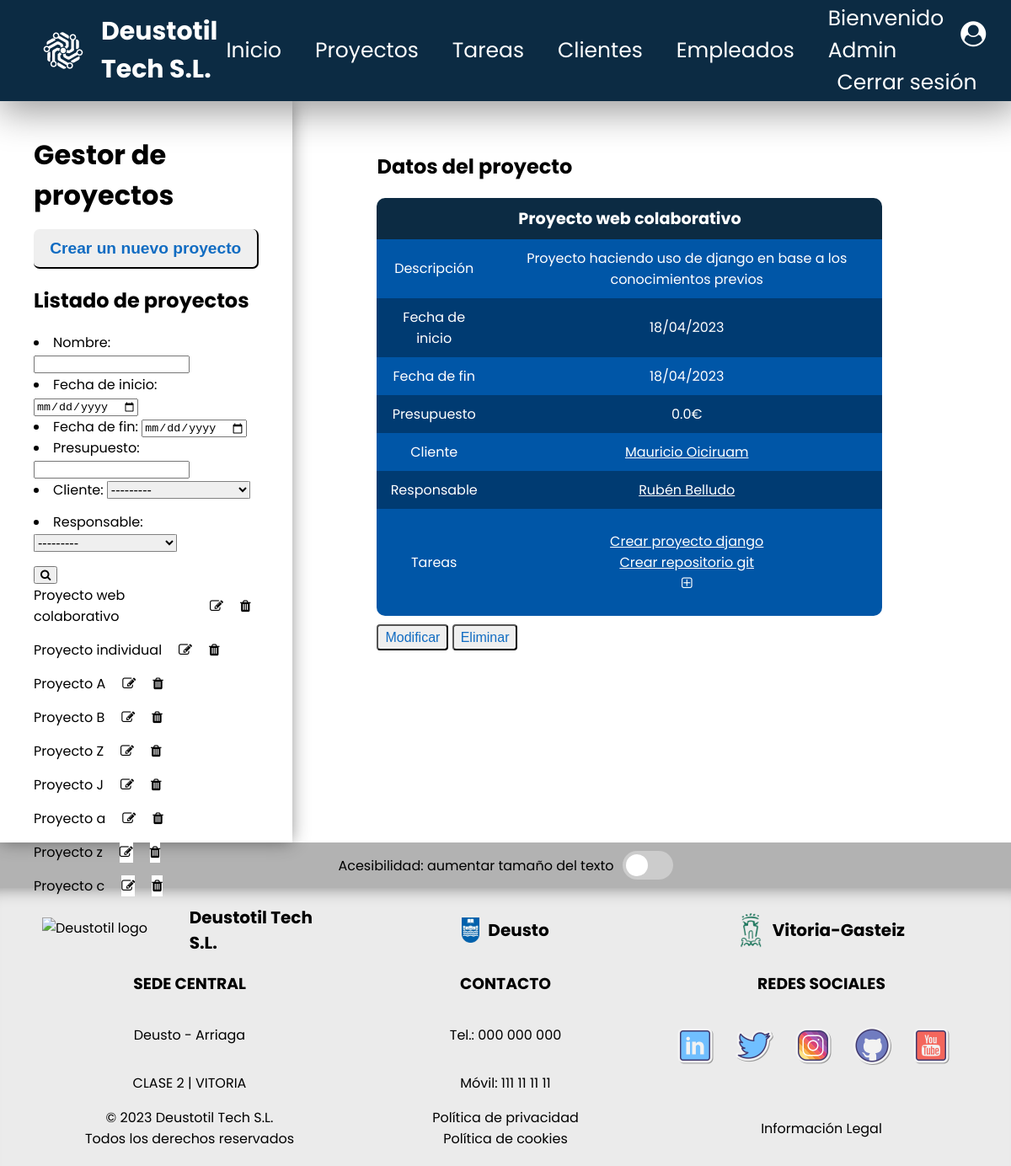
The app's page /appProyectos/proyectos/2 (signed in) with its own data.
### appProyectos/models.py (models this page shows, shortened)
class Cliente(models.Model):
    dni = models.CharField(max_length=9)
    nombre = models.CharField(max_length=155)
    apellido = models.CharField(max_length=155)
    email = models.EmailField(max_length=155)
    telefono = models.IntegerField()
    def __str__(self):
        return f"{self.nombre} {self.apellido}"

class Empleado(models.Model):
    dni = models.CharField(max_length=9)
    nombre = models.CharField(max_length=155)
    apellido = models.CharField(max_length=155)
    email = models.EmailField(max_length=155)
    telefono = models.IntegerField()
    def __str__(self):
        return f"{self.nombre} {self.apellido}"

class Proyecto(models.Model):
    nombre = models.CharField(max_length=155)
    descripcion = models.CharField(max_length=255)
    fecha_inicio = models.DateField()
    fecha_fin = models.DateField()
    presupuesto = models.FloatField()
    cliente = models.ForeignKey(Cliente, on_delete=models.CASCADE)
    responsable = models.ForeignKey(Empleado, on_delete=models.CASCADE)

class Tarea(models.Model):
    nombre = models.CharField(max_length=155)
    descripcion = models.CharField(max_length=255)
    fecha_inicio = models.DateField()
    fecha_fin = models.DateField()
    responsable = models.ForeignKey(Empleado, on_delete=models.CASCADE)
    prioridad = models.ForeignKey(Prioridad, on_delete=models.CASCADE)
    estado = models.ForeignKey(Estado, on_delete=models.CASCADE)
    notas = models.CharField(blank=True, max_length=255)
    proyecto = models.ForeignKey(Proyecto, on_delete=models.CASCADE)

### appProyectos/views.py (the view)
# urls.py: path('proyectos/<int:pk>', views.ProyectoDetailView.as_view(), name='proyecto'),
class ProyectoDetailView(LoginRequiredMixin, DetailView):
    model = Proyecto
    def get_queryset(self):
        queryset = super().get_queryset()
        self.filterset = ProyectoFilter(self.request.GET, queryset=queryset)
        return self.filterset.qs
    def get_context_data(self, **kwargs):
        context = super().get_context_data(**kwargs)
        context['proyecto_list'] = Proyecto.objects.order_by('id')
        context['tarea_list'] = context['proyecto'].tarea_set.order_by('nombre')
        context['filter_form'] = self.filterset.form
        return context

### appProyectos/templates/appProyectos/proyecto_detail.html (shortened to what this page needs)
{% extends "appProyectos/proyecto_list.html" %}
{% block vista %}
    <h2>Datos del proyecto</h2>
    {% if proyecto %}
        <table>
            <thead>
                <tr>
                    <th colspan="2">{{ proyecto.nombre }}</th>
                </tr>
            </thead>
            <tbody>
                <tr>
                    <td>Descripción</td>
                    <td>{{ proyecto.descripcion }}</td>
                </tr>
                <tr>
                    <td>Fecha de inicio</td>
                    <td>{{ proyecto.fecha_inicio|date:"d/m/Y" }}</td>
                </tr>
                <tr>
                    <td>Fecha de fin</td>
                    <td>{{ proyecto.fecha_fin|date:"d/m/Y" }}</td>
                </tr>
                <tr>
                    <td>Presupuesto</td>
                    <td>{{ proyecto.presupuesto }}€</td>
                </tr>
                <tr>
                    <td>Cliente</td>
                    <td>
                        <a href="{% url 'cliente' proyecto.cliente.id %}">{{ proyecto.cliente }}</a>
                    </td>
                </tr>
                <tr>
                    <td>Responsable</td>
                    <td>
                        <a href="{% url 'empleado' proyecto.responsable.id %}">{{ proyecto.responsable }}</a>
                    </td>
                </tr>
                <tr>
                    <td>Tareas</td>
                    <td>
                        <ul>
                        {% if tarea_list %}
                            {% for t in tarea_list %}
                                <li>
                                    <a href="{% url 'tarea' t.id %}">{{ t.nombre }}</a>
                                </li>
                            {% endfor %}
                        {% else %}
                            <li>No hay tareas asignadas.</li>
                        {% endif %}
                            <li>
                                <a href="{% url 'registrar tarea' %}">
                                    <i class="fa fa-plus-square-o" aria-hidden="true"></i>
                                </a>
                            </li>
                        </ul>
                    </td>
                </tr>
            </tbody>
        </table>
        <a href="{% url 'modificar proyecto' proyecto.id %}" class="button">
            <input class="button-small" type="button" value="Modificar">
        </a>
        <a href="{% url 'borrar proyecto' proyecto.id %}" class="button">
            <input class="button-small" type="button" value="Eliminar">
        </a>
    {% else %}
        <p>No existe este proyecto.</p>
    {% endif %}
{% endblock vista %}

### appProyectos/templates/appProyectos/proyecto_list.html (shortened to what this page needs)
{% extends "base.html" %}
{% block contenido %}
<div id="container-main">
    <aside>
        <div>
            <h1>Gestor de proyectos</h1>
        </div>
        <div>
            <a href="{% url 'registrar proyecto' %}" class="button">
                <input class="button-big" type="button" value="Crear un nuevo proyecto">
            </a>
        </div>
        <div>
            <h2>Listado de proyectos</h2>
            <nav>
                <form method="GET" action="{% url 'index proyectos' %}">
                    {{ filter_form.as_ul }}
                    <button><i class="fa fa-search"></i></button>
                </form>
            {% if proyecto_list %}
            {% for p in proyecto_list %}
            <div>
                <a href="{% url 'proyecto' p.id %}">{{ p.nombre }}</a>
                <a href="{% url 'modificar proyecto' p.id %}">
                    <i class="fa fa-pencil-square-o" aria-hidden="true"></i>
                </a>
                <a href="{% url 'borrar proyecto' p.id %}">
                    <i class="fa fa-trash" aria-hidden="true"></i>
                </a>
            </div>
            {% endfor %}
            {% else %}
            <p>No hay proyectos creados.</p>
            {% endif %}
            </nav>
        </div>
    </aside>
    <section>
        {% block vista %}{% endblock vista %}
    </section>
</div>
{% endblock contenido %}

### appProyectos/templates/base.html (shortened to what this page needs)
{% load static %}
<!DOCTYPE html>
<html lang="es">
<head>
    <link rel="stylesheet" href="{% static 'css/styles.css' %}?v=3.1">
    <link rel="stylesheet" href="https://cdnjs.cloudflare.com/ajax/libs/font-awesome/4.7.0/css/font-awesome.min.css">
</head>
<body>
    <header id="header-principal">
        <div>
            <a href="{% url 'index' 0 %}">
                <img src="{% static 'images/logo-white.png' %}" alt="Deustotil logo blue" />
                <span>Deustotil Tech S.L.</span>
            </a>
        </div>
        <nav>
            <ul>
                {% if request.user.is_authenticated %}
                <li>
                    <a href="{% url 'index' 0 %}">Inicio</a>
                </li>
                <li>
                    <a href="{% url 'index proyectos' %}">Proyectos</a>
                </li>
                <li>
                    <a href="{% url 'index tareas' %}">Tareas</a>
                </li>
                <li>
                    <a href="{% url 'index clientes' %}">Clientes</a>
                </li>
                <li>
                    <a href="{% url 'index empleados' %}">Empleados</a>
                </li>
                <div id="header-cuenta">
                <li>
                    <a href="{% url 'user' %}">Bienvenido {{ request.user | title }} <span><i class="fa fa-user-circle" aria-hidden="true"></i></span></a>
                </li>
                <li>
                    <a href="{% url 'logout' %}" class="btn btn-outline">Cerrar sesión</a>
                </li>
                </div>
	            {% endif %}
            </ul>
        </nav>
    </header>
    <main>
        {% block contenido %}
        {% endblock contenido %}
        <div id="accessibility-panel">
            <label for="switch-accessibility">Acesibilidad: aumentar tamaño del texto</label>
            <label class="switch">
                <span class="slider"></span>
            </label>
        </div>
    </main>
    <footer id="footer-principal">
        <div class="container-footer">
            <div class="item1-footer">
                <img src="{% static 'images/logo.png' %}" alt="Deustotil logo white">
                <span>Deustotil Tech S.L.</span>
            </div>
            <div class="item1-footer">
                <img src="{% static 'images/deusto-logo.png' %}" alt="Deusto logo">
                <span>Deusto</span>
            </div>
            <div class="item1-footer">
                <img id="logo-img-footer" src="{% static 'images/vitoria-logo.png' %}" alt="Vitoria-Gasteiz">
                <span >Vitoria-Gasteiz</span>
            </div>
        </div>
        <div class="container-footer">
            <div class="item2-footer">
                <h3>SEDE CENTRAL</h3>
                <p>Deusto - Arriaga</p>
                <p>CLASE 2 | VITORIA</p>
            </div>
            <div class="item2-footer">
                <h3>CONTACTO</h3>
                <a class="link-block" href="tel:000 000 000">
                    <p>Tel.: 000 000 000</p>
                </a>
                <a class="link-block" href="tel:111 111 111">
                    <p>Móvil: 111 11 11 11</p>
                </a>
            </div>
            <div class="item2-footer">
                <h3>REDES SOCIALES</h3>
                <div>
                    <ul>
                        <li>
                            <a href="">
                                <img src="{% static 'images/linkedin-logo.png' %}" alt="logo linkedin">
                            </a>
                        </li>
                        <li>
                            <a href="">
                                <img src="{% static 'images/twitter-logo.png' %}" alt="logo twitter">
                            </a>
                        </li>
                        <li>
                            <a href="">
                                <img src="{% static 'images/instagram-logo.png' %}" alt="logo instagram">
                            </a>
                        </li>
                        <li>
                            <a href="https://github.com/MauricioTS15/proyectoColaborativo">
                                <img src="{% static 'images/github-logo.png' %}" alt="logo github">
                            </a>
                        </li>
                        <li>
                            <a href="">
                                <img src="{% static 'images/youtube-logo.png' %}" alt="logo youtube">
                            </a>
                        </li>
                    </ul>
                </div>
            </div>
        </div>
        <div class="container-footer">
            <div class="item3-footer">
                <span>© 2023 Deustotil Tech S.L.</span>
                <span>Todos los derechos reservados</span>
            </div>
            <div class="item3-footer">
                <a class="link-block" href="">
                    <span>Política de privacidad</span>
                </a>
                <a class="link-block" href="">
                    <span>Política de cookies</span>
                </a>
            </div>
            <div class="item3-footer">
                <a class="link-block" href="">
                    <span>Información Legal</span>
                </a>
            </div>
        </div>
    </footer>
</body>
</html>

### appProyectos/static/css/styles.css (style rules this page uses)
#header-principal { position: fixed; background-color: #0C2B43; display: flex; width: 100%; justify-content: space-between; height: 120px; align-items: center; box-shadow: 4px 7px 45px 5px rgba(0, 0, 0, 0.4); }
#header-principal div { display: flex; align-items: center; }
#header-principal div a { display: flex; align-items: center; text-decoration: none; }
#header-principal div a img { display: flex; align-items: center; margin-left: 50px; height: 50px; }
#header-principal div a span { font-size: 30px; color: white; font-weight: bold; margin-left: 20px; }
#header-principal nav { font-size: 25px; cursor: pointer; margin-right: 50px; }
#header-principal nav ul { display: flex; list-style: none; align-items: center; }
#header-principal nav ul li { margin: 0 20px; }
#header-principal nav ul li a { color: white; text-decoration: none; }
#header-cuenta { display: flex; flex-direction: column; }
#footer-principal { background-color: rgb(235, 235, 235); margin: 0; width: 100%; box-shadow: 0 20px 20px -20px rgba(0, 0, 0, 0.45) inset; padding-top: 20px; padding-bottom: 20px; }
.container-footer { display: flex; justify-content: space-between; margin-left: 50px; margin-right: 50px; }
.item1-footer { display: flex; align-items: center; justify-content: center; width: 350px; }
.item1-footer img { height: 30px; }
.item1-footer span { font-size: 20px; font-weight: bold; margin-left: 10px; }
#logo-img-footer { height: 60px; }
.item2-footer { display: flex; flex-direction: column; align-items: center; width: 350px; }
.item2-footer ul { display: flex; padding-left: 0; }
.item2-footer ul li { display: flex; margin-right: 20px; }
.item2-footer ul li img { width: 50px; transition: transform .1s; }
.item3-footer { display: flex; width: 350px; flex-direction: column; justify-content: center; align-items: center; }
.link-block { text-decoration: none; color: black; }
body { font-family: 'Poppins', sans-serif; margin: 0 auto; }
main { padding-top: 120px; }
img { max-width: 100%; }
h1 { margin: 0 auto; }
.button { text-decoration: none; }
.button-big { border-radius: 7px; border-top: none; border-left: none; padding: 0.6em 1em; font-size: larger; font-weight: bold; color: rgb(17, 108, 194); transition: transform .1s; }
.button-small { border-radius: 4px; padding: 0.3em 0.5em; font-size: medium; color: rgb(17, 108, 194); transition: transform .1s; }
#container-main { display: flex; }
#container-main aside { padding: 40px; width: 28%; height: 100vh; box-shadow: 0px 0px 20px -1px rgba(0, 0, 0, 0.45); }
#container-main aside h1 { font-size: 2em; margin-bottom: 0.5em; }
#container-main aside nav div { display: flex; flex-direction: row; }
#container-main aside nav div a { display: flex; text-decoration: none; color: black; margin-bottom: 15px; margin-right: 10px; }
#container-main aside nav div i { display: flex; align-items: center; margin-left: 10px; background-color: white; }
#container-main section { padding: 40px 100px; width: 70%; }
#accessibility-panel { background-color: rgb(178 178 178); padding: 10px; display: flex; justify-content: center; align-items: center; gap: 10px; }
.switch { position: relative; display: inline-block; width: 60px; height: 34px; }
.slider { position: absolute; cursor: pointer; top: 0; left: 0; right: 0; bottom: 0; background-color: #ccc; -webkit-transition: .4s; transition: .4s; border-radius: 34px; }
.slider:before { position: absolute; content: ""; height: 26px; width: 26px; left: 4px; bottom: 4px; background-color: white; -webkit-transition: .4s; transition: .4s; border-radius: 50%; }
table { color: white; text-align: center; border-collapse: collapse; border-radius: 10px; overflow: hidden; margin-bottom: 10px; width: 50vw; }
table a { color: white; }
table ul { padding: 0; }
table li { list-style-type: none; }
table td, th { padding: 10px; }
table thead { background-color: rgb(12, 43, 67); font-size: larger; }
table tbody tr:nth-child(odd) { background-color: rgb(0, 86, 167); }
table tbody tr:nth-child(even) { background-color: rgb(0, 59, 114); }
form fieldset input, textarea, select { margin-bottom: 0.9em; border: 1px solid grey; border-radius: 2%; }
form fieldset input, select { width: 170px; font-size: 16px; }

### records on screen
Proyecto: nombre "Proyecto web colaborativo", descripcion "Proyecto haciendo uso de django en base a los conocimientos previos", fecha_inicio "18/04/2023", fecha_fin "18/04/2023", presupuesto "0.0", cliente "Mauricio Oiciruam", responsable "Rubén Belludo"
Proyecto: nombre "Proyecto individual"
Proyecto: nombre "Proyecto A"
Proyecto: nombre "Proyecto B"
Proyecto: nombre "Proyecto Z"
Proyecto: nombre "Proyecto J"
Proyecto: nombre "Proyecto a"
Proyecto: nombre "Proyecto z"
Proyecto: nombre "Proyecto c"
Tarea: nombre "Crear proyecto django"
Tarea: nombre "Crear repositorio git"

### other values on screen
{{ request.user | title }} "Admin"
